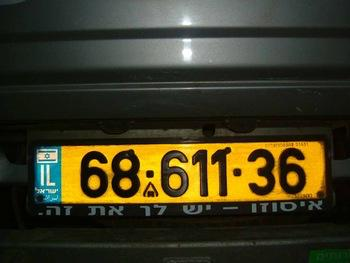
#> input picture images_jpg/Cars102.jpg, 350 x 263 px; its folder holds only this picture in this run
$ python main.py
#> lines starting #> are read from the running program, lines starting #| are printed output that depends on the picture; after the words box and inside, x2 and y2 are one past the last pixel; in counts of white or black regions, pixels touching at a corner belong together
### recognition/license_plate_recognition.py
import cv2
import imutils
import numpy as np
import pytesseract
import sys

from .settings import check_slash


if sys.platform == 'win32':
    pytesseract.pytesseract.tesseract_cmd = r'D:\\Programs\\Tesseract\\tesseract.exe'

def license_plate_recognition(image_name=None):
    """
    Detect license plate and convert license plate number to image.
    :arg1: img path.
    :return: tuple with image name and responsed number or None.
    """
#> called with image_name = 'images_jpg/Cars102.jpg'

    img = cv2.imread(image_name, cv2.IMREAD_COLOR)
#> img is the input picture: shape (263, 350, 3); mean B, G, R 34, 57.4, 61.1
    img = cv2.resize(img, (600, 400))
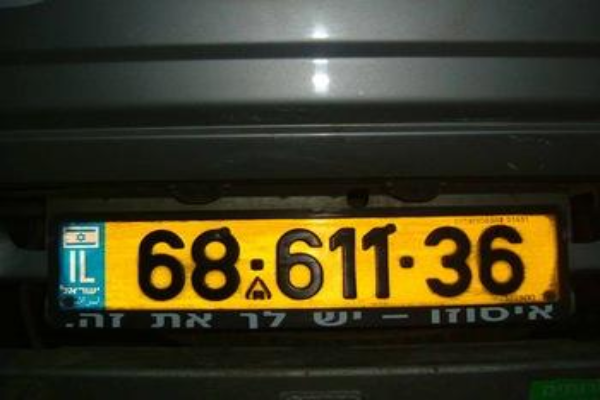
#> img: shape (400, 600, 3); mean B, G, R 33.9, 57.3, 61

    gray = cv2.cvtColor(img, cv2.COLOR_BGR2GRAY)
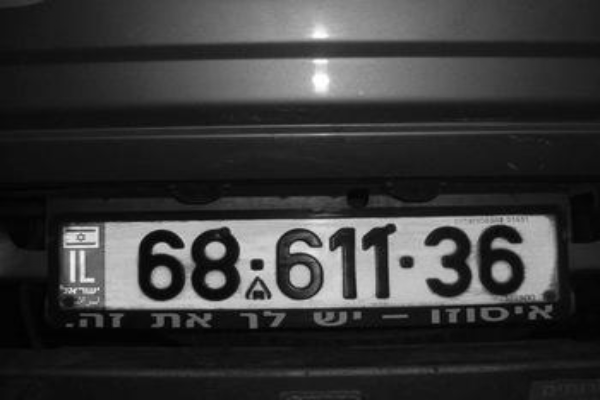
#> gray: shape (400, 600); min 1, max 255, mean 55.8
    gray = cv2.bilateralFilter(gray, 13, 15, 15)

    edged = cv2.Canny(gray, 30, 200)
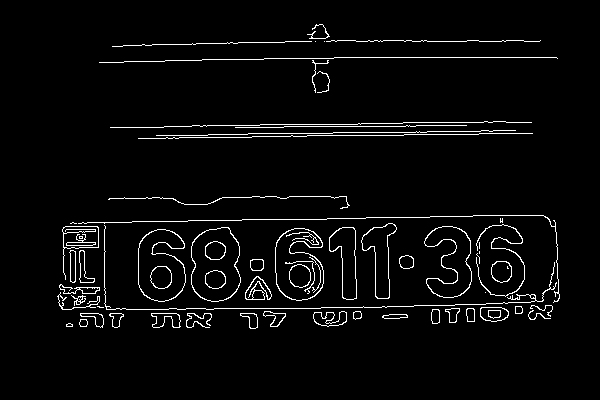
#> edged: shape (400, 600); 3.6% white in thin lines or dots, all inside (x1, y1, x2, y2) = (57, 24, 560, 329)
    contours = cv2.findContours(edged.copy(), cv2.RETR_TREE, cv2.CHAIN_APPROX_SIMPLE)
#> contours = 109 contours, 36 with area under 20; largest, box (x1, y1, x2, y2) and area: (191, 227, 241, 302) 3010, (191, 227, 241, 302) 2956, (275, 228, 324, 301) 2644, (275, 228, 324, 301) 2578, (138, 229, 186, 302) 2577
    contours = imutils.grab_contours(contours)
    contours = sorted(contours, key=cv2.contourArea, reverse=True)[:10]
#> contours = 10 contours; largest, box (x1, y1, x2, y2) and area: (191, 227, 241, 302) 3010, (191, 227, 241, 302) 2956, (275, 228, 324, 301) 2644, (275, 228, 324, 301) 2578, (138, 229, 186, 302) 2577
    screen_cnt = None

    for contour in contours:
        peri = cv2.arcLength(contour, True)
        approx = cv2.approxPolyDP(contour, 0.018 * peri, True)

        if len(approx) == 4:
            screen_cnt = approx
            break
#> this loop made 10 passes
#> peri on passes 1 to 10: 221.8, 219.5, 272.6, 270.2, 270.3, 268.8, 305.2, 302.8, 210.9, 208.6

    detected = False if screen_cnt is None else True

    if detected:
        cv2.drawContours(img, [screen_cnt], -1, (255, 0, 0), 4)

    mask = np.zeros(gray.shape, np.uint8)
    try:
        new_image = cv2.drawContours(mask, [screen_cnt], 0, 255, -1)
    except Exception as exc:
        img_name = image_name.split(check_slash())[-1]
        return (img_name, None)

    new_image = cv2.bitwise_and(img, img, mask=mask)

    (x, y) = np.where(mask == 255)
    (topx, topy) = (np.min(x), np.min(y))
    (bottomx, bottomy) = (np.max(x), np.max(y))
    Cropped = gray[topx:bottomx+1, topy:bottomy+1]

    license_plate = pytesseract.image_to_string(Cropped, config='--psm 11')

    # This block illustrate image and cropped image
    img = cv2.resize(img,(500,300))
    Cropped = cv2.resize(Cropped,(400,200))
    # [4 lines of commented-out code are left out]

    img_name = image_name.split(check_slash())[-1]

    filename_responsed = f'responsed_images{check_slash()}responsed_{img_name}'
    cv2.imwrite(filename_responsed, img)

    filename_cropped = f'cropped_images{check_slash()}cropped_{img_name}'
    cv2.imwrite(filename_cropped, Cropped)

    license_plate = license_plate.strip()
    return (img_name, license_plate)

### recognition/settings.py
import sys


def check_slash():
    return "/" if sys.platform == "Linux" else "\\"


### main.py
from recognition.license_plate_recognition import license_plate_recognition
import json
import os


def main():
    license_plates = {}
    for dirname, _, filenames in os.walk('images_jpg/'):
        for filename in filenames:
            license_plate_result = license_plate_recognition(dirname + filename)
            license_plates[license_plate_result[0]] = license_plate_result[1]
            print(f'{license_plate_result[0]}: {license_plate_result[1]}]')

    print(license_plates)
    with open('responsed_license_plates.json', 'w') as save_file:
        json.dump(license_plates, save_file, indent=6)


if __name__ == '__main__':
    main()

$ run again, on images_jpg/Cars124.jpg
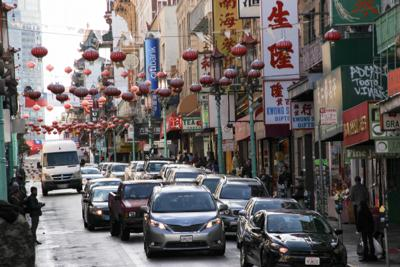
#> input picture images_jpg/Cars124.jpg, 400 x 267 px
#> in license_plate_recognition, img is the input picture: shape (267, 400, 3); mean B, G, R 102.1, 102.5, 108.3
#> img: shape (400, 600, 3)
#> in license_plate_recognition, `gray = cv2.cvtColor(img, cv2.COLOR_BGR2GRAY)`:
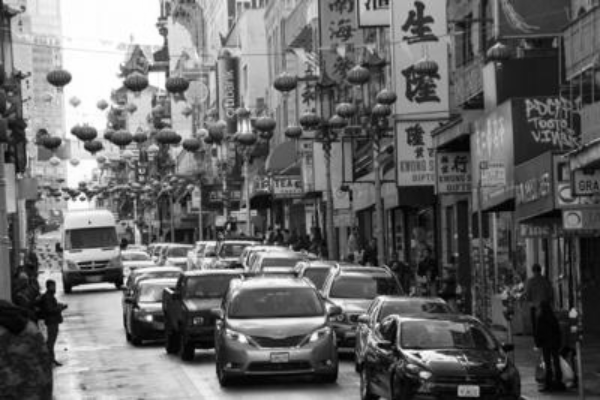
#> gray: shape (400, 600); min 0, max 255, mean 104.1
#> in license_plate_recognition, `edged = cv2.Canny(gray, 30, 200)`:
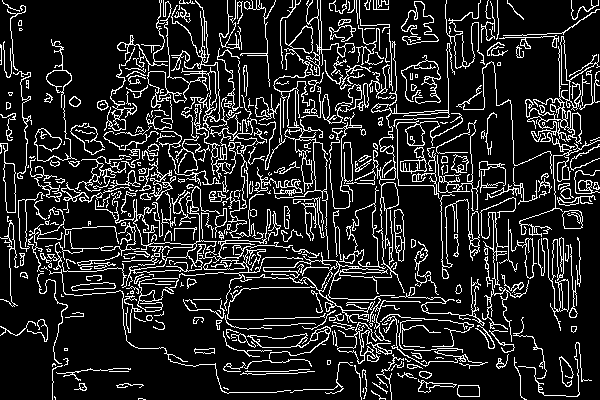
#> edged: shape (400, 600); 14.7% white in thin lines or dots
#> in license_plate_recognition, `contours = cv2.findContours(edged.copy(), cv2.RETR_TREE, cv2.CHAIN_APP..`: contours = 688 contours, 438 with area under 20; largest, box (x1, y1, x2, y2) and area: (114, 186, 220, 288) 1186, (329, 112, 362, 209) 944, (275, 90, 329, 259) 913, (329, 127, 350, 209) 890, (525, 36, 600, 144) 738
#> in license_plate_recognition, `contours = sorted(contours, key=cv2.contourArea, reverse=True)[:10]`: contours = 10 contours; largest, box (x1, y1, x2, y2) and area: (114, 186, 220, 288) 1186, (329, 112, 362, 209) 944, (275, 90, 329, 259) 913, (329, 127, 350, 209) 890, (525, 36, 600, 144) 738
#> the loop in license_plate_recognition, `for contour in contours:` made 10 passes
#> peri on passes 1 to 8: 1233.8, 322.8, 1017.5, 228.5, 1440.2, 1370.4, 421.8, 267.9
